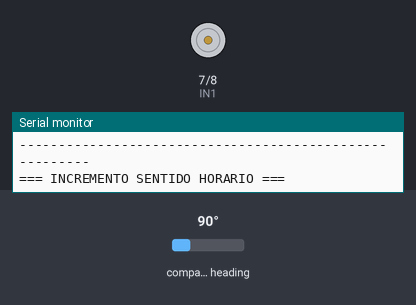
Bench run of a sketch on a simulated Arduino Uno, built with avr-gcc and run on an emulated ATmega328P. Shown: motor-driver pin pairs drawn as motors (green arrow = first pin HIGH = forward, orange = second pin HIGH = backward, longer = more drive, scaled by the enable pin), the last lines printed to the serial monitor. Wiring (inferred from the names in the program): AS5600 angle sensor at I2C address 0x36. The test bench sets the inputs (shaded band); at power-on: compass heading 90°.

Above: at 1.2 s.
At 37.0 s:
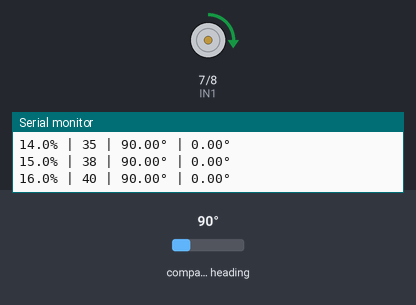
Timing chart, 0 to 40.0 s (numbered marks = the images above):
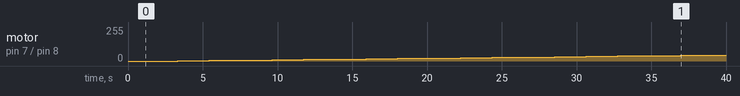

Measured:
- by itself, motor on pin 7 (IN1) / pin 8 (IN2): moves from stopped to forward 45/255 over 35.7 s

The sketch:

caracterizacion1.ino
```cpp
/*
* Control de Motor DC con L298N + Lectura de Ángulo AS5600
* Incremento gradual de velocidad con medición de posición angular
*/

#include <Wire.h>

// Pines del L298N
const int ENA = 9;  // Pin PWM para control de velocidad
const int IN1 = 7;  // Pin de dirección 1
const int IN2 = 8;  // Pin de dirección 2

// Dirección I2C del AS5600
const int AS5600_ADDRESS = 0x36;

// Registros del AS5600
const byte RAW_ANGLE_HIGH = 0x0C;
const byte RAW_ANGLE_LOW = 0x0D;

// Variable para almacenar ángulo inicial
float anguloInicial = 0.0;

void setup() {
  pinMode(ENA, OUTPUT);
  pinMode(IN1, OUTPUT);
  pinMode(IN2, OUTPUT);

  Wire.begin();
  Serial.begin(9600);

  detenerMotor();

  Serial.println(F("=== Control de Motor L298N + AS5600 ==="));
  Serial.println(F("Barrido horario: 0% a 25% | Antihorario: 0% a 25%"));
  Serial.println(F("--------------------------------------------------------"));

  // Calibrar ángulo inicial
  delay(1000);
  anguloInicial = leerAngulo();
  Serial.print(F("Ángulo inicial calibrado: "));
  Serial.print(anguloInicial, 2);
  Serial.println(F("°"));
  Serial.println(F("--------------------------------------------------------"));
}

void loop() {
  // ---- Sentido Horario ----
  Serial.println(F("\n=== INCREMENTO SENTIDO HORARIO ==="));
  incrementarHorario();
  delay(4000);

  // ---- Sentido Antihorario ----
  Serial.println(F("\n=== INCREMENTO SENTIDO ANTIHORARIO ==="));
  incrementarAntihorario();
  delay(4000);

  // Repetir ciclo
  Serial.println(F("\n=== Ciclo completado, reiniciando ==="));
  delay(10000);
}

// ===========================================================
// FUNCIÓN 1: BARRIDO EN SENTIDO HORARIO (0% a 25%)
// ===========================================================
void incrementarHorario() {
  digitalWrite(IN1, HIGH);
  digitalWrite(IN2, LOW);
  Serial.println(F("Dirección: Horario"));
  Serial.println(F("Velocidad% | PWM | Ángulo° | Ángulo Relativo°"));

  for (float porcentaje = 0.0; porcentaje <= 50; porcentaje += 1) {
    int pwmValue = mapFloat(porcentaje, 0.0, 100.0, 0.0, 255.0);
    analogWrite(ENA, pwmValue);

    delay(100); // Breve pausa para estabilización
    float anguloActual = leerAngulo();
    float anguloRelativo = calcularAnguloRelativo(anguloActual, anguloInicial);

    // Formato tabular
    Serial.print(porcentaje, 1);
    Serial.print(F("% | "));
    Serial.print(pwmValue);
    Serial.print(F(" | "));
    Serial.print(anguloActual, 2);
    Serial.print(F("° | "));
    Serial.print(anguloRelativo, 2);
    Serial.println(F("°"));

    delay(2000); // Completar los 2 segundos totales
  }

  detenerMotor();
  Serial.println(F("Motor detenido (fin sentido horario)"));
}

// ===========================================================
// FUNCIÓN 2: BARRIDO EN SENTIDO ANTIHORARIO (0% a 25%)
// ===========================================================
void incrementarAntihorario() {
  digitalWrite(IN1, LOW);
  digitalWrite(IN2, HIGH);
  Serial.println(F("Dirección: Antihorario"));
  Serial.println(F("Velocidad% | PWM | Ángulo° | Ángulo Relativo°"));

  for (float porcentaje = 0.0; porcentaje <= 25; porcentaje += 1) {
    int pwmValue = mapFloat(porcentaje, 0.0, 100.0, 0.0, 255.0);
    analogWrite(ENA, pwmValue);

    delay(100); // Breve pausa para estabilización
    float anguloActual = leerAngulo();
    float anguloRelativo = calcularAnguloRelativo(anguloActual, anguloInicial);

    // Formato tabular
    Serial.print(porcentaje, 1);
    Serial.print(F("% | "));
    Serial.print(pwmValue);

    Serial.print(F(" | "));
    Serial.print(anguloActual, 2);
    Serial.print(F("° | "));
    Serial.print(anguloRelativo, 2);
    Serial.println(F("°"));

    delay(2000); // Completar los 2 segundos totales
  }

  detenerMotor();
  Serial.println(F("Motor detenido (fin sentido antihorario)"));
}

// ===========================================================
// FUNCIONES DEL AS5600
// ===========================================================
float leerAngulo() {
  Wire.beginTransmission(AS5600_ADDRESS);
  Wire.write(RAW_ANGLE_HIGH);
  Wire.endTransmission(false);

  Wire.requestFrom(AS5600_ADDRESS, 2);

  if (Wire.available() >= 2) {
    int highByte = Wire.read();
    int lowByte = Wire.read();

    int rawAngle = (highByte << 8) | lowByte;
    rawAngle &= 0x0FFF; // Máscara de 12 bits

    float angulo = (rawAngle * 360.0) / 4096.0;
    return angulo;
  }

  return -1.0; // Error en la lectura
}

// Calcula el ángulo relativo considerando el cruce por 0°/360°
float calcularAnguloRelativo(float anguloActual, float anguloRef) {
  float diferencia = anguloActual - anguloRef;

  // Normalizar a rango [-180, 180]
  if (diferencia > 180.0) {
    diferencia -= 360.0;
  } else if (diferencia < -180.0) {
    diferencia += 360.0;
  }

  return diferencia;
}

// ===========================================================
// FUNCIONES AUXILIARES
// ===========================================================
int mapFloat(float x, float in_min, float in_max, float out_min, float out_max) {
  return int((x - in_min) * (out_max - out_min) / (in_max - in_min) + out_min);
}

void detenerMotor() {
  digitalWrite(IN1, LOW);
  digitalWrite(IN2, LOW);
  analogWrite(ENA, 0);
}
```
